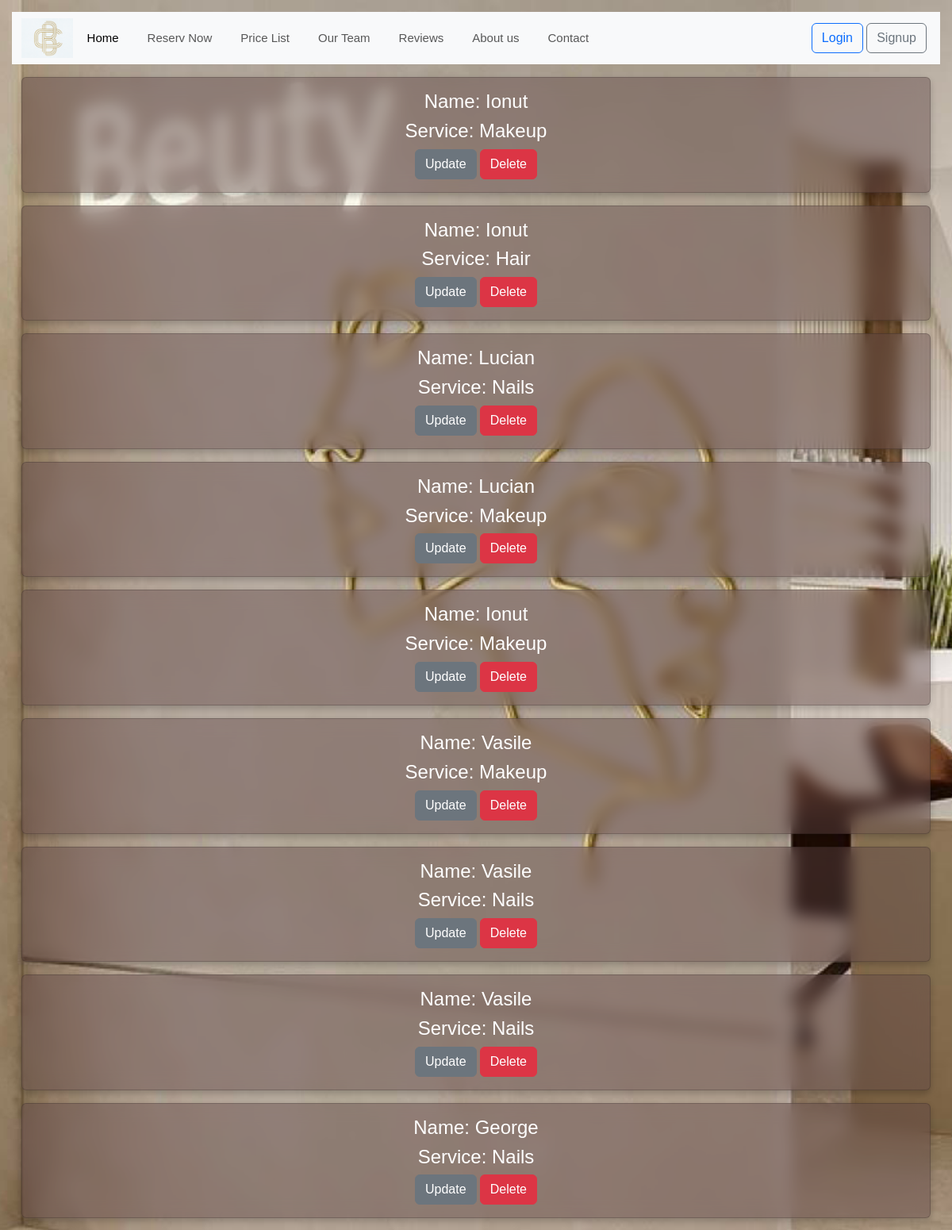
The app's page /stylist-service-list/, older data.
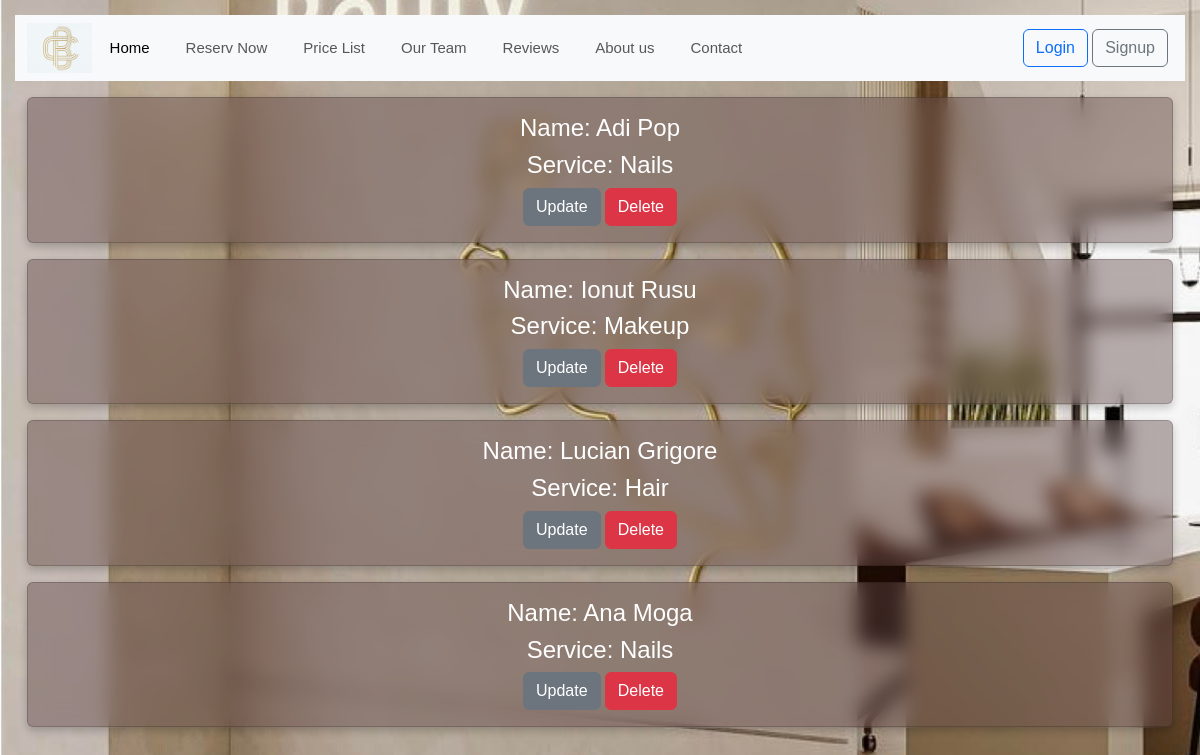
The same page, newer data.
### reservation/models.py (models this page shows, shortened)
class StylistService(models.Model):
    stylist = models.ForeignKey(Stylist, on_delete=models.CASCADE)
    service = models.ForeignKey(Service, on_delete=models.CASCADE)

class Stylist(models.Model):
    name = models.CharField(max_length=255)
    email = models.EmailField(max_length=50)
    description = models.TextField()
    active = models.BooleanField(default=True)
    profile = models.ImageField(null=True, blank=True, upload_to="stylist_profile/")
    def __str__(self):
        return self.name

class Service(models.Model):
    name = models.CharField(max_length=255)
    duration = models.DurationField()
    price = models.DecimalField(max_digits=10, decimal_places=2)
    def __str__(self):
        return self.name

### reservation/views.py (the view)
# urls.py: path('stylist-service-list/', views.StylistServiceListView.as_view(), name='stylist_service_list'),
class StylistServiceListView(ListView, LoginRequiredMixin, PermissionRequiredMixin, ):
    template_name = 'stylist/stylist_service_list.html'
    model = StylistService
    context_object_name = 'all_stylist_services'
    permission_required = "stylist.view_stylist_service_list"

### templates/stylist/stylist_service_list.html (shortened to what this page needs)
{% extends 'base.html' %}
{% load static %}
{% block content %}
    <div class='container-fluid' >
        <div class="row text-center" >
            {% for stylist in all_stylist_services %}
                <div class="col-md-12 gy-3" >
                    <div class="card" style="background-color: rgb(95 71 71 /43%)">
                        <div class="card-body">
                            <h4 class="card-text">Name: {{ stylist.stylist}} </h4>
                            <h4 class="card-text">Service: {{ stylist.service }} </h4>
                             <div class="dropdown text-center">
                                <a href="{% url "update_stylist_service" stylist.id %}" class="btn btn-secondary">Update</a>
                                <a href="{% url "delete_stylist_service" stylist.id %}" class="btn btn-danger">Delete</a>
                                </div>
                        </div>
                    </div>
                </div>
            {% endfor %}
        </div>
    </div>
{% endblock %}

### templates/base.html (shortened to what this page needs)
{% load static %}
<!DOCTYPE html>
<html lang="en">
<head >
     <link href="https://cdn.jsdelivr.net/npm/bootstrap@5.3.3/dist/css/bootstrap.min.css" rel="stylesheet">
     <link rel="stylesheet" href="https://cdn.jsdelivr.net/npm/bootstrap-icons@1.11.3/font/bootstrap-icons.min.css">
    <link rel="stylesheet" href="{% static 'css/my_style.css' %}">
</head>
<body>
{% include 'navbar.html' %}
{% block content %} {% endblock %}
</body>
</html>

### templates/navbar.html (shortened to what this page needs)
{% load static %}
<nav class="navbar navbar-expand-lg bg-body-tertiary">
    <div class="container-fluid">
        <a class="nav-logo" href="{% url 'home_page' %}">
            <div class="row">
                <img src="{% static 'images/logo.png' %}" alt="no image" height="50px">
            </div>
        </a>
        <div class="collapse navbar-collapse" id="navbarSupportedContent">
            <ul class="navbar-nav me-auto mb-2 mb-lg-0">
                <li class="nav-item">
                    <a class="nav-link active" aria-current="page" href="{% url "home_page" %}">Home</a>
                </li>
                <li class="nav-item">
                    <a class="nav-link" href="{% url 'create_reservation' %}" role="button">
                        Reserv Now
                    </a>
                </li>
                <li class="nav-item">
                    <a class="nav-link" href="{% url 'services_list' %}" role="button">
                        Price List
                    </a>
                </li>
                <li class="nav-item">
                    <a class="nav-link" href="{% url "stylist_list" %}" role="button">
                        Our Team
                    </a>
                </li>
                <li class="nav-item">
                    <a class="nav-link" href="{% url 'reviews_list' %}" role="button">
                        Reviews
                    </a>
                </li>
                <li class="nav-item">
                    <a class="nav-link" href="{% url 'about_us' %}" role="button">
                        About us
                    </a>
                </li>
                <li class="nav-item">
                    <a class="nav-link" href="{% url 'contact_us' %}" role="button">
                        Contact
                    </a>
                </li>
            </ul>
            <div>
                {% if user.is_authenticated %}
                    <form method="post" action="{% url 'logout' %}">
                        {% csrf_token %}
                        <button type="submit" class="btn btn-outline-danger"
                                style="background-color: lightgrey ">
                            Logout, {{ user.username }}
                        </button>
                    </form>
                {% else %}
                    <a href="{% url 'login' %}" class="btn btn-outline-primary">Login</a>
                    <a href="{% url 'create_user' %}" class="btn btn-outline-secondary"
                       style="margin-right: 5px">Signup</a>
                {% endif %}
            </div>
        </div>
    </div>
</nav>

### static/css/my_style.css (style rules this page uses)
body { font-family: Arial, sans-serif; line-height: 1.6; margin: 0; padding: 0; background-color: #f4f4f4; }
nav ul { list-style: none; padding: 0; }
nav ul li { display: inline; margin: 0 10px; }
nav ul li a { color: #ffffff; text-decoration: none; }

Row changes from the older to the newer data that the page shows:
removed StylistService: stylist "Ionut", service "Makeup"
removed StylistService: stylist "Ionut", service "Hair"
removed StylistService: stylist "Lucian", service "Nails"
removed StylistService: stylist "Lucian", service "Makeup"
removed StylistService: stylist "Ionut", service "Makeup"
removed StylistService: stylist "Vasile", service "Makeup"
removed StylistService: stylist "Vasile", service "Nails"
removed StylistService: stylist "Vasile", service "Nails"
removed StylistService: stylist "George", service "Nails"
added StylistService: stylist "Adi Pop", service "Nails"
added StylistService: stylist "Ionut Rusu", service "Makeup"
added StylistService: stylist "Lucian Grigore", service "Hair"
added StylistService: stylist "Ana Moga", service "Nails"
